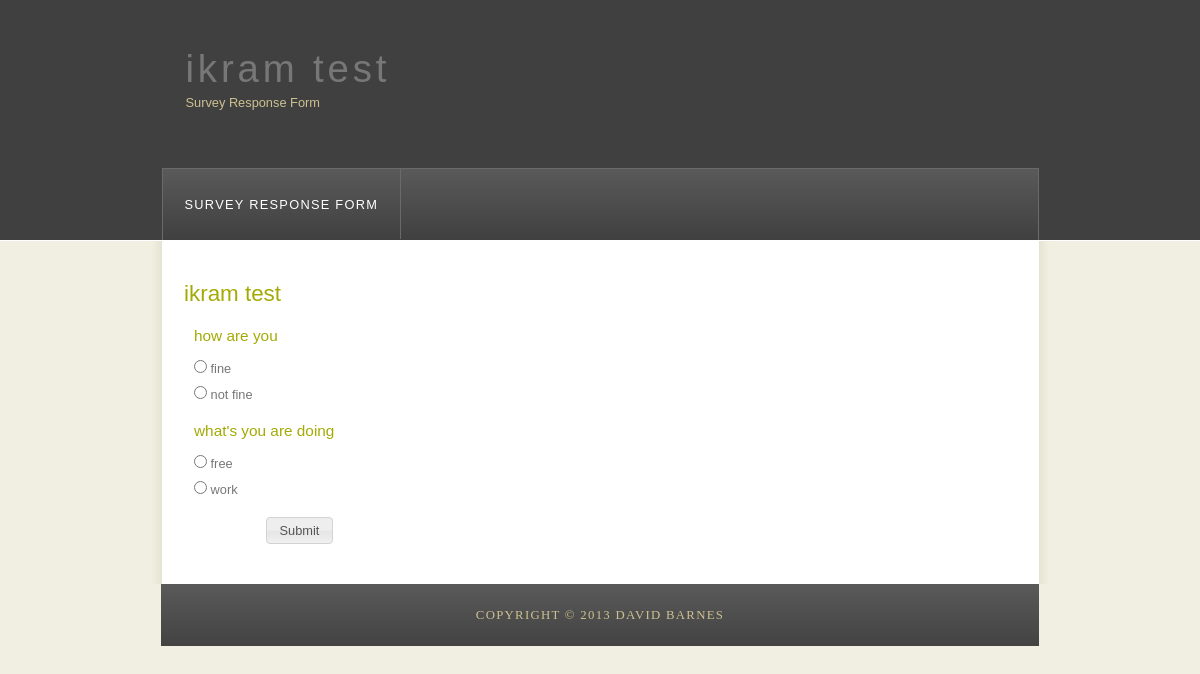
Screenshot of /survey_form.php?survey_id=1 (signed in) with the database file from the repository.
### tables this page shows
CREATE TABLE `survey` (
  `survey_id` int(11) NOT NULL,
  `survey_name` text NOT NULL
);

CREATE TABLE `question` (
  `question_id` int(11) NOT NULL,
  `survey_id` int(11) NOT NULL,
  `question_type` text DEFAULT NULL,
  `question_text` text DEFAULT NULL,
  `is_required` int(11) DEFAULT NULL,
  `question_order` int(11) DEFAULT NULL
);

CREATE TABLE `choice` (
  `choice_id` int(11) NOT NULL,
  `question_id` int(11) NOT NULL,
  `choice_text` text DEFAULT NULL,
  `choice_order` int(11) DEFAULT NULL
);

### controllers/Controller.php (called while the page is built, shortened)
<?php
abstract class Controller
{
    protected $viewVariables = [];
    public static function autoload($class)
    {
        return true;
    }
    public function display()
    {
        try {
            $this->handleRequest($_REQUEST);
            $viewFilename = $this->getViewFilename();
            $this->displayView($viewFilename);
        } catch (RuntimeException $e) {
            $this->assign('statusMessage', $e->getMessage());
            $this->displayView(self::RUNTIME_EXCEPTION_VIEW);
        } catch (Exception $e) {
            $this->handleError($e);
            $viewFilename = $this->getViewFilename();
            if ($viewFilename) {
                $this->displayView($viewFilename);
            } else {
                die($e->getMessage());
            }
        }
    }
    protected function getViewFilename()
    {
        return basename($_SERVER['SCRIPT_NAME']);
    }
    protected function assign($name, $value)
    {
        $this->viewVariables[$name] = $value;
    }
    protected function displayView($viewFilename)
    {
        $viewPath = realpath(dirname(dirname(__FILE__)) . DIRECTORY_SEPARATOR . 'views' . DIRECTORY_SEPARATOR . $viewFilename);
        extract($this->viewVariables);
        require	$viewPath;
    }
    protected function openDatabase()
    {
        $databaseConfig = parse_ini_file(self::DSN_CONFIG_FILE);
        $username = null;
        $password = null;
        if (preg_match('/^(mysql|pgsql)/', $databaseConfig['dsn'], $matches)) {
            $username = $databaseConfig['username'];
            $password = $databaseConfig['password'];
        }
        try {
            $this->pdo = new PDO($databaseConfig['dsn'], $username, $password);
        } catch (PDOException $e) {
            throw new RuntimeException('PDOException: ' . $e->getMessage());
        }
    }
}

### survey_form.php (called while the page is built)
<?php
require 'controllers/Controller.php';
$page = new SurveyFormController;
$page->display();

### models/Model.php (called while the page is built, shortened)
<?php
abstract class Model
{
    public function __construct()
    {
        $fields = static::getFields();
    }
    public static function getFields()
    {
        return static::$fields;
    }
    public static function getPrimaryKey()
    {
        return static::$primaryKey;
    }
    public static function getTable()
    {
        return self::decamelize(get_called_class());
    }
    public static function decamelize($str)
    {
        return strtolower(preg_replace('/(?!^)[[:upper:]][[:lower:]]/', '$0', preg_replace('/(?!^)[[:upper:]]+/', '_$0', $str)));
    }
    public static function queryRecordById(PDO $pdo, $id)
    {
        $fields = implode(', ', static::getFields());
        $table = static::getTable();
        $primaryKey = static::getPrimaryKey();
        $params = ['primary_key' => $id];
        $sql = "select $fields from $table where $primaryKey = :primary_key";
        $stmt = $pdo->prepare($sql);
        $stmt->execute($params);
        $stmt->setFetchMode(PDO::FETCH_CLASS, get_called_class());
        return $stmt->fetch();
    }
    public static function queryRecords(PDO $pdo, $search = null)
    {
        $fields = static::getFields();
        $table = static::getTable();
        $whereFields = [];
        $params = [];
        foreach ($search as $field => $value) {
            if (in_array($field, $fields)) {
                $whereFields[] = "$field = :$field";
                $params[$field] = $value;
            }
        }
        $where = implode(', ', $whereFields);
        $fieldsSql = implode(', ', $fields);
        $sql = "select $fieldsSql from $table";
        if (! empty($where)) {
            $sql .= " where $where";
        }
        if (isset($search['sort']) && in_array($search['sort'], $fields)) {
            $sql .= ' order by ' . $search['sort'];
        }
        $stmt = $pdo->prepare($sql);
        $stmt->execute($params);
        $stmt->setFetchMode(PDO::FETCH_CLASS, get_called_class());
        return $stmt->fetchAll();
    }
}

### controllers/SurveyFormController.php (called while the page is built, shortened)
<?php
class SurveyFormController extends Controller
{
    protected function handleRequest(&$request)
    {
        $survey = $this->getSurvey($request);
    }
    protected function getSurvey(&$request)
    {
        if (! empty($request['survey_id'])) {
            $survey = Survey::queryRecordById($this->pdo, $request['survey_id']);
            $survey->getQuestions($this->pdo);
            foreach ($survey->questions as $question) {
                $question->getChoices($this->pdo);
            }
        } else {
            throw new Exception('Survey ID must be specified');
        }
        return $survey;
    }
}

### models/Survey.php (called while the page is built, shortened)
<?php
class Survey extends Model
{
    public function getQuestions(PDO $pdo)
    {
        $search = ['survey_id' => $this->survey_id, 'sort' => 'question_order'];
        $this->questions = Question::queryRecords($pdo, $search);
    }
}

### models/Question.php (called while the page is built, shortened)
<?php
class Question extends Model
{
    public function getChoices(PDO $pdo)
    {
        $search = ['question_id' => $this->question_id, 'sort' => 'choice_order'];
        $this->choices = Choice::queryRecords($pdo, $search);
    }
}

### views/survey_form.php (the view, shortened to what this page needs)
<!doctype html>
<html>
<head>
  <?php include 'stylesheets.php'; ?>
</head>
<body>
  <div id="main">
    <?php $title = htmlspecialchars($survey->survey_name); ?>
    <?php $subtitle = 'Survey Response Form'; ?>
    <?php include 'public_header.php'; ?>
    <div id="site_content">
      <div id="content">
        <?php if (! empty($survey) && $survey instanceof Survey): ?>
          <form id="survey_form" action="survey_form.php" method="post">
            <div class="input_form big widelabels">
              <h2><?php echo htmlspecialchars($survey->survey_name); ?></h2>
              <?php foreach ($survey->questions as $i => $question): ?>
              <div>
                <h4 class="question_text" data-question_id="<?php echo htmlspecialchars($question->question_id); ?>" data-question_type="<?php echo htmlspecialchars($question->question_type); ?>" data-is_required="<?php echo htmlspecialchars($question->is_required); ?>"><?php echo htmlspecialchars($question->question_text); ?></h4>
                <?php if (in_array($question->question_type, ['radio', 'checkbox'])): ?>
                <?php foreach ($question->choices as $j => $choice): ?>
                  <div>
                    <?php $question_html_id = 'choice_' . htmlspecialchars($question->question_id) . '_' . htmlspecialchars($choice->choice_id); ?>
                    <input id="<?php echo $question_html_id; ?>" type="<?php echo htmlspecialchars($question->question_type); ?>" name="question_id[<?php echo htmlspecialchars($question->question_id); ?>][]" value="<?php echo htmlspecialchars($choice->choice_text); ?>" />
                    <label for="<?php echo $question_html_id; ?>"><?php echo htmlspecialchars($choice->choice_text); ?></label>
                  </div>
                <?php endforeach; ?>
                <?php elseif ($question->question_type == 'input'): ?>
                  <input type="text" name="question_id[<?php echo htmlspecialchars($question->question_id); ?>]" value="" />
                <?php elseif ($question->question_type == 'textarea'): ?>
                  <textarea name="question_id[<?php echo htmlspecialchars($question->question_id); ?>]"></textarea>
                <?php endif; ?>
              </div>
              <?php endforeach; ?>
              <div class="submit_button">
                <button id="submitButton" name="submitButton">Submit</button>
              </div>
            </div>
          </form>
        <?php endif; ?>
      </div>
    </div>
    <?php include 'footer.php'; ?>
  </div>
</body>
</html>

### views/public_header.php
<div id="header">
  <div id="logo">
    <div id="logo_text">
      <h1><span class="logo_colour"><?php echo $title; ?></span></h1>
      <h2><?php echo $subtitle; ?></h2>
    </div>
  </div>
  <div id="menubar">
    <ul id="menu">
      <li class="selected">
        <a href="#"><?php echo $subtitle; ?></a>
      </li>
    </ul>
  </div>
</div>

### css/template.css (style rules this page uses)
html { height: 100%; }
* { margin: 0; padding: 0; }
body { font: normal .80em 'trebuchet ms', arial, sans-serif; background: #F0EFE2; color: #777; }
h1, h2, h3, h4, h5, h6 { font: normal 175% 'century gothic', arial, sans-serif; color: #43423F; margin: 0 0 15px 0; padding: 15px 0 5px 0; }
h2 { font: normal 175% 'century gothic', arial, sans-serif; color: #A4AA04; }
h4, h5, h6 { margin: 0; padding: 0 0 5px 0; font: normal 120% arial, sans-serif; color: #A4AA04; }
a, a:hover { outline: none; text-decoration: underline; color: #14CECC; }
ul { margin: 2px 0 22px 17px; }
ul li { list-style-type: circle; margin: 0 0 6px 0; padding: 0 0 4px 5px; }
#main, #logo, #menubar, #site_content, #footer { margin-left: auto; margin-right: auto; }
#header { background: #404040; border-bottom: 1px solid #FFF; height: 240px; }
#logo { width: 829px; position: relative; height: 168px; }
#logo #logo_text { position: absolute; top: 25px; left: 0; }
#logo h1, #logo h2 { font: normal 300% 'century gothic', arial, sans-serif; border-bottom: 0; text-transform: none; margin: 0; }
#logo_text h1, #logo_text h1 a, #logo_text h1 a:hover { padding: 22px 0 0 0; color: #777; letter-spacing: 0.1em; text-decoration: none; }
#logo_text h2 { font-size: 100%; padding: 4px 0 0 0; color: #CDC090; }
#menubar { width: 875px; height: 71px; padding: 0px 0 0 0px; border: 1px solid #6A6A6A; border-bottom: 0; background: #555 url(../images/menu.png) repeat-x; }
ul#menu { float: left; margin: 0; padding: 0; }
ul#menu li { float: left; margin: 0px 0 0 0; padding: 0px 0 0 0px; list-style: none; }
ul#menu li a { letter-spacing: 0.1em; font: normal 100% 'trebuchet ms', arial; display: block; float: left; height: 38px; padding: 28px 22px 4px 22px; text-align: center; color: #CDC090; text-transform: uppercase; text-decoration: none; border-right: 1px solid #6A6A6A; background: transparent; }
ul#menu li a:hover, ul#menu li.selected a, ul#menu li.selected a:hover { color: #FFF; }
#site_content { width: 845px; overflow: hidden; margin: 0 auto 0 auto; padding: 25px 20px 20px 33px; background: #FFF url(../images/content.png) repeat-y; }
#content { text-align: left; width: 830px; padding: 0; }

### css/style.css (style rules this page uses)
.input_form { display: inline-block; }
.input_form div > label { width: 120px; display: inline-block; }
.input_form > div { margin: 5px; margin-top: 10px; }
.big div, .survey_edit div { margin-top: 10px; }
.big > div, .survey_edit > div { margin: 10px; }
.input_form div.submit_button { text-align: right; }
.widelabels > div { margin-bottom: 20px; }
.widelabels div > label { width: auto; }

### rows the page displays
survey: survey_name "ikram test"
question: question_text "how are you"
choice: choice_text "fine"
choice: choice_text "not fine"
question: question_text "what's you are doing"
choice: choice_text "free"
choice: choice_text "work"

### other values shown
$subtitle "Survey Response Form"
$subtitle "SURVEY RESPONSE FORM"
